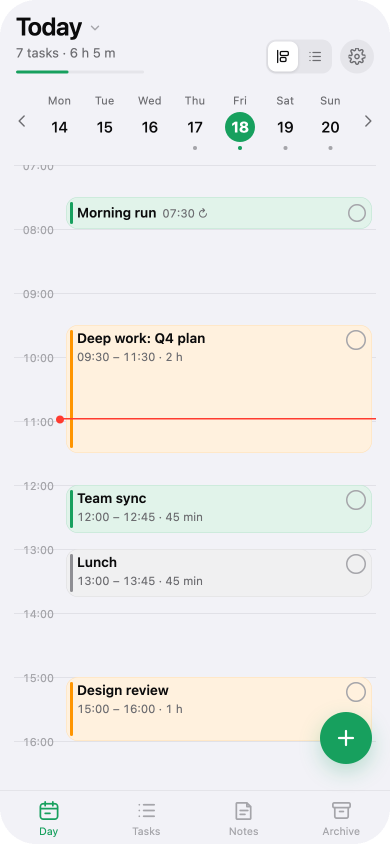
#> input picture docs/screens/timeline.png, 780 x 1688 px, found by its file name (shown at 1/2 size); the run also reads 1 picture not shown here
$ python compose.py
#> lines starting #> are read from the running program, lines starting #| are printed output that depends on the picture; after the words box and inside, x2 and y2 are one past the last pixel; in counts of white or black regions, pixels touching at a corner belong together; pictures that were not available may be replaced by others from this repository, and a replacement may not be noted
#!/usr/bin/env python3
"""Turns raw screenshots (tools/shots/raw) into README assets in docs/:
   screens/*.png, hero.png (three phones), drag.gif, social-preview.png"""
import os
from PIL import Image, ImageDraw, ImageFilter, ImageFont

RAW = os.path.join(os.path.dirname(__file__), "raw")
DOCS = os.path.join(os.path.dirname(__file__), "..", "..", "docs")
os.makedirs(os.path.join(DOCS, "screens"), exist_ok=True)
BG = (242, 242, 247); GREEN = (23, 160, 94); INK = (11, 11, 12); MUTED = (108, 108, 112)

def raw(name): return Image.open(os.path.join(RAW, name + ".png")).convert("RGBA")
#> called with name = 'timeline'
#> returned value is the input picture: PIL image 780x1688 RGBA; mean R, G, B, A 237.3, 237.2, 235.9, 254.1

def phone(im, radius=72, shadow=True):
    """Round the corners and add a soft shadow. Input is a 780×1688 (2x) screenshot."""
#> called with radius = 72, shadow = False
    w, h = im.size
#> w = 780; h = 1688
    mask = Image.new("L", (w, h), 0)
#> mask: PIL image 780x1688 L; every value is 0
    ImageDraw.Draw(mask).rounded_rectangle([0, 0, w - 1, h - 1], radius=radius, fill=255)
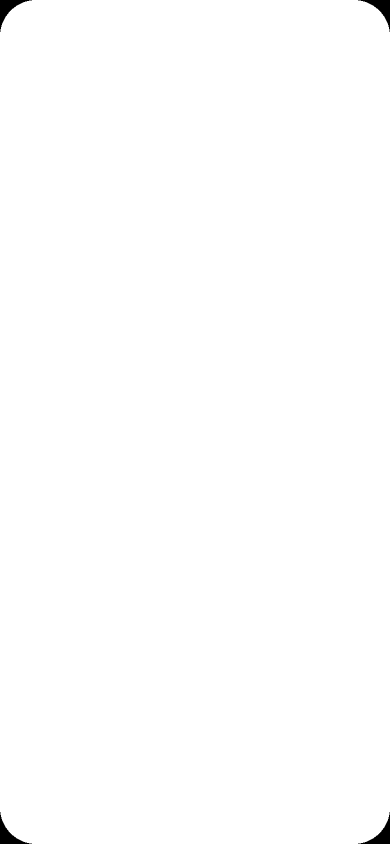
#> mask: PIL image 780x1688 L (shown at 1/2 size); 99.7% white; 4 black regions, box (x1, y1, x2, y2) and area: (0, 0, 64, 64) 1133, (716, 0, 780, 64) 1133, (0, 1624, 64, 1688) 1133, (716, 1624, 780, 1688) 1133
    out = im.copy(); out.putalpha(mask)
    if not shadow: return out
    pad = 90
    canvas = Image.new("RGBA", (w + pad * 2, h + pad * 2), (0, 0, 0, 0))
    sh = Image.new("RGBA", (w + pad * 2, h + pad * 2), (0, 0, 0, 0))
    ImageDraw.Draw(sh).rounded_rectangle([pad, pad + 24, pad + w, pad + h + 24], radius=radius, fill=(0, 0, 0, 70))
    sh = sh.filter(ImageFilter.GaussianBlur(40))
    canvas.alpha_composite(sh); canvas.alpha_composite(out, (pad, pad))
    return canvas

# 1. individual screens (2x, rounded, no shadow) — used in the features list
for n in ["timeline", "tasks", "dark", "notes"]:
    phone(raw(n), shadow=False).save(os.path.join(DOCS, "screens", n + ".png"), optimize=True)

# 2. hero: three phones on the app background
shots = [phone(raw(n)) for n in ["timeline", "tasks", "dark"]]
#> in phone (call 5), `canvas = Image.new("RGBA", (w + pad * 2, h + pad * 2), (0, 0, 0, 0))`: canvas: PIL image 960x1868 RGBA; every value is 0
#> in phone (call 5), `sh = sh.filter(ImageFilter.GaussianBlur(40))`:
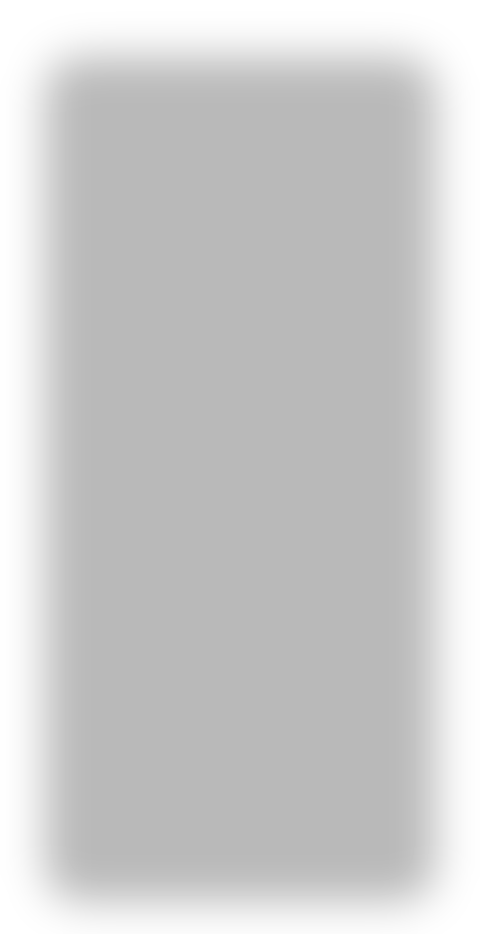
#> sh: PIL image 960x1868 RGBA (shown at 1/2 size); mean R, G, B, A 0, 0, 0, 51.3; transparent parts drawn white
#> in phone (call 6), `canvas.alpha_composite(out, (pad, pad))`:
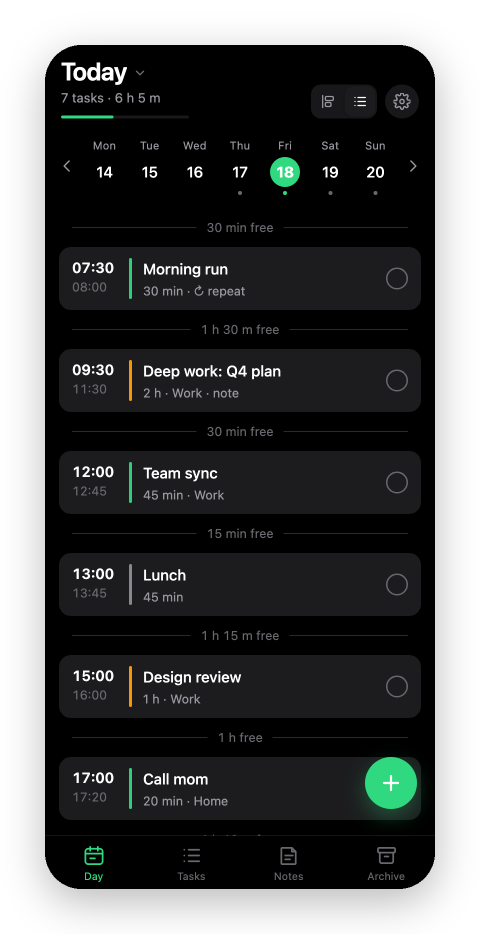
#> canvas: PIL image 960x1868 RGBA (shown at 1/2 size); mean R, G, B, A 12.7, 14, 13.9, 189.8; transparent parts drawn white
gap = -60
W = sum(s.width for s in shots) + gap * 2 + 120
H = shots[0].height + 80
#> H = 1948
hero = Image.new("RGBA", (W, H), BG + (255,))
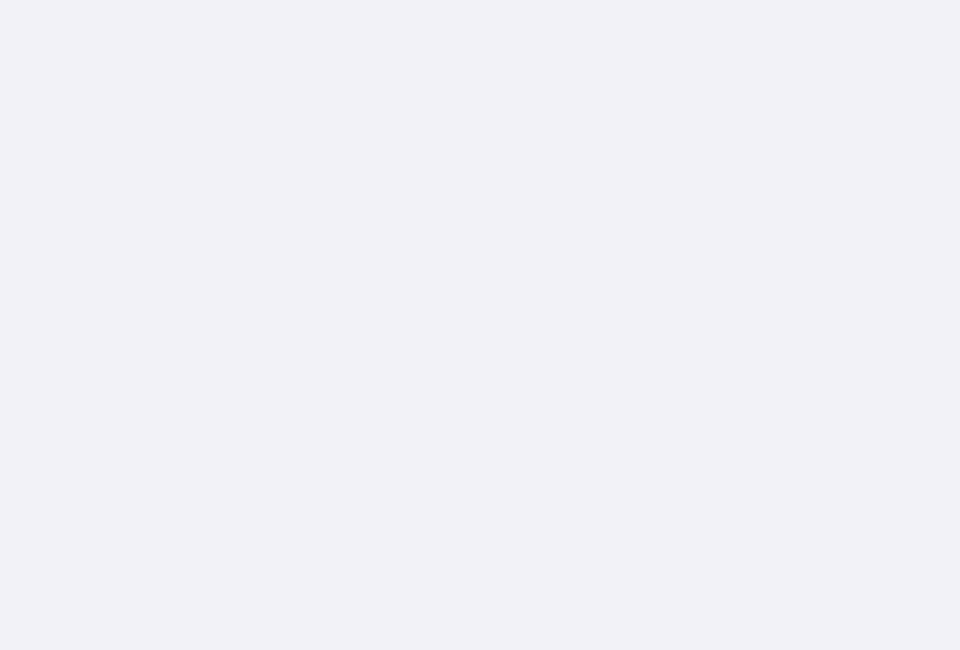
#> hero: PIL image 2880x1948 RGBA (shown at 1/3 size); mean R, G, B, A 242, 242, 247, 255
x = 60
for s in shots:
    hero.alpha_composite(s, (x, 40)); x += s.width + gap
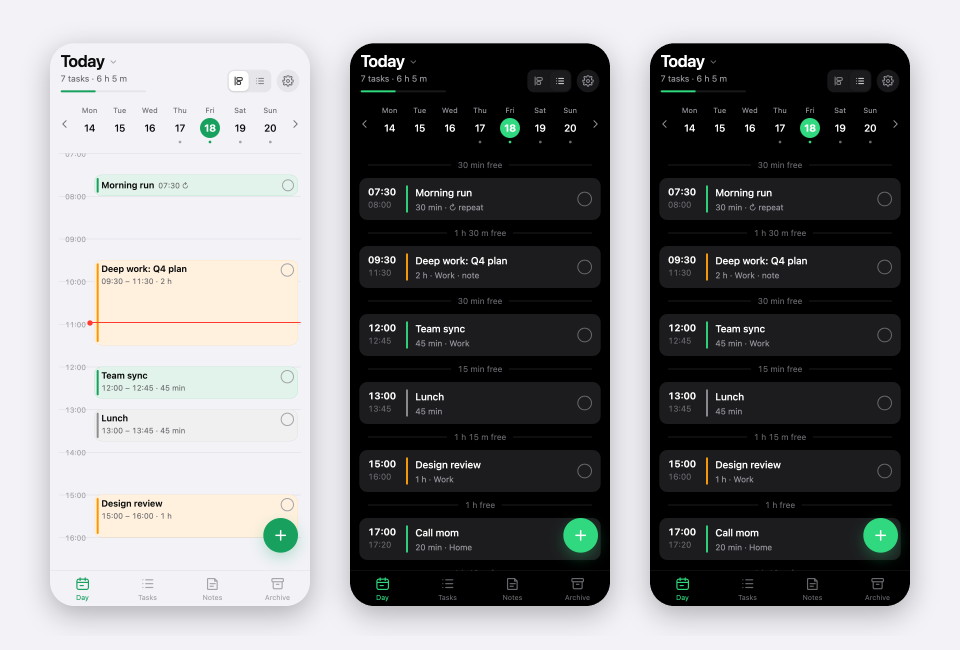
#> hero: PIL image 2880x1948 RGBA (shown at 1/3 size); mean R, G, B, A 132.9, 133.7, 134.8, 255
hero = hero.resize((W // 2, H // 2), Image.LANCZOS)
#> hero: PIL image 1440x974 RGBA
hero.convert("RGB").save(os.path.join(DOCS, "hero.png"), optimize=True)

# 3. drag GIF: crop to header + timeline area, 1x, short loop with a hold on the last frame
frames = []
for n in ["drag0", "drag1", "drag2", "drag3", "drag4", "dragdone"]:
    im = raw(n).convert("RGB").crop((0, 0, 780, 1240)).resize((390, 620), Image.LANCZOS)
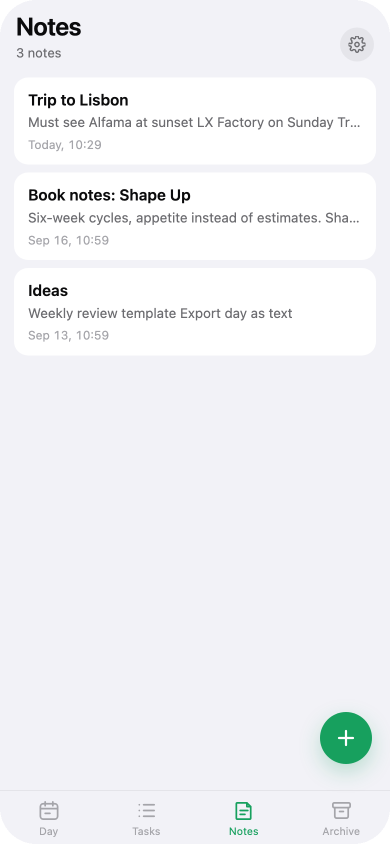
#> input picture docs/screens/notes.png, 780 x 1688 px, given in place of drag0.png, which was not available (shown at 1/2 size)
#> in raw, returned value is the input picture: PIL image 780x1688 RGBA; mean R, G, B, A 241, 242, 245.1, 254.1
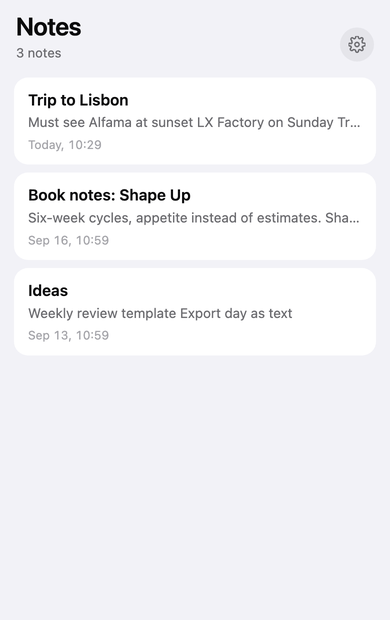
#> im: PIL image 390x620 RGB; mean R, G, B 242.9, 242.9, 246
#> (the run stopped early here; a loop or call above may not have finished)
